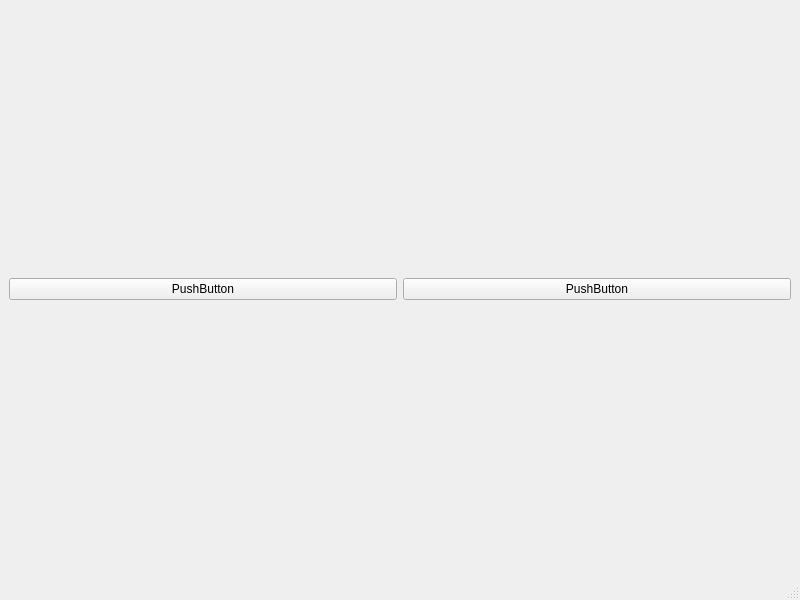
<?xml version="1.0" encoding="UTF-8"?>
<ui version="4.0">
 <class>MainWindow</class>
 <widget class="QMainWindow" name="MainWindow">
  <property name="geometry">
   <rect>
    <x>0</x>
    <y>0</y>
    <width>800</width>
    <height>600</height>
   </rect>
  </property>
  <property name="windowTitle">
   <string>MainWindow</string>
  </property>
  <widget class="QWidget" name="centralwidget">
   <layout class="QGridLayout" name="gridLayout">
    <item row="0" column="0">
     <widget class="QPushButton" name="pushButton">
      <property name="text">
       <string>PushButton</string>
      </property>
     </widget>
    </item>
    <item row="0" column="1">
     <widget class="QPushButton" name="pushButton_2">
      <property name="text">
       <string>PushButton</string>
      </property>
     </widget>
    </item>
   </layout>
  </widget>
  <widget class="QStatusBar" name="statusbar"/>
 </widget>
 <resources/>
 <connections/>
</ui>
